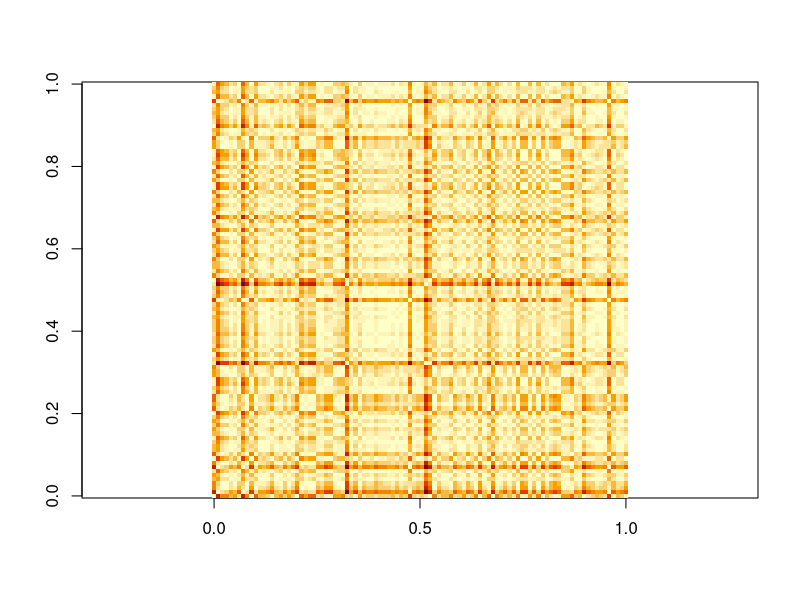
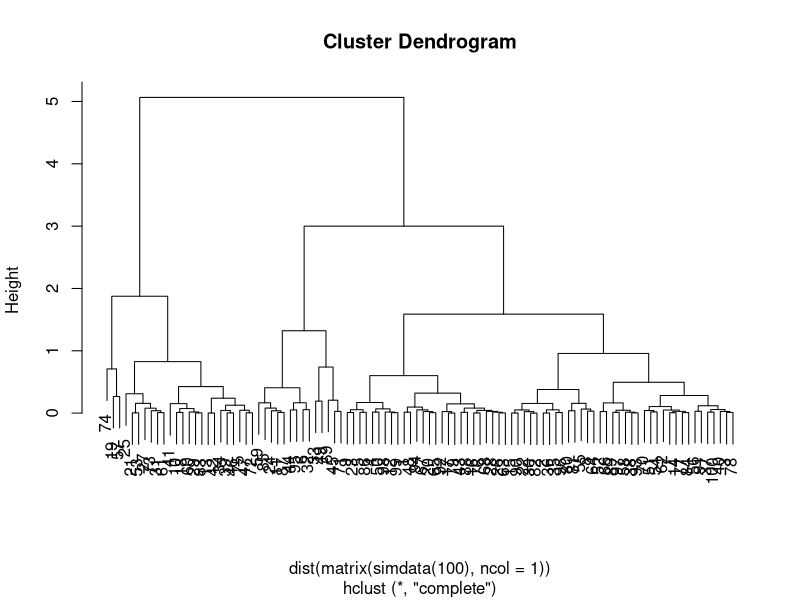

The R source for these figures, in order:
## Datasets

library(tidyverse)

outcome <- function(x) {
    m <- mean(x)
    m >= -1 && m <= 1
}

simdata <- function(n) {
    x <- rnorm(n-1, 0, 1)
    if(rbinom(1, 1, 0.2) == 1L) {
        c(x, 100)
    } else {
        c(x, rnorm(1, 0, 1))
    }
}

d <- tibble(dataset = replicate(10000, simdata(50), simplify = FALSE)) |>
    mutate(result = map_dbl(dataset, outcome))
d |>
    summarize(result = mean(result))
d |>
    sample_n(10)
d

r <- replicate(100, {
    x <- simdata(50)
    dr <- tibble(dataset = replicate(10000, sample(x, length(x), replace = TRUE),
                                     simplify = FALSE)) |>
        mutate(result = map_dbl(dataset, outcome))
    mean(dr$result)
})
## r <- unlist(r)
summary(r)


simdata(100) |>
    matrix(ncol = 1) |>
    dist() |>
    as.matrix() |>
    image(asp = 1)

simdata(100) |>
    matrix(ncol = 1) |>
    dist() |>
    hclust() |>
    plot()

